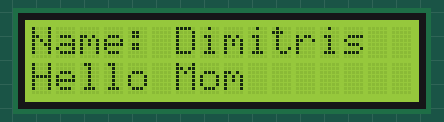
Simulated run of this sketch. Board: ATtiny85, built with avr-gcc and run on an emulated ATtiny85. Shown: 16×2 character LCD.

Above: at 0.2 s.
At 0.7 s:
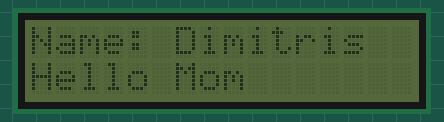

Measured:
- what the display in image 0 shows lasts 0.5 s, from 0.2 s to 0.7 s

The sketch:

attiny85_I2C_Hello.ino
```cpp
#include <Wire.h>                  // I2C Master lib for ATTinys which use USI - comment this out to use with standard arduinos
#include <LiquidCrystal_I2C.h>          // for LCD w/ GPIO MODIFIED for the ATtiny85

#define GPIO_ADDR     0x27
LiquidCrystal_I2C lcd(GPIO_ADDR, 16, 2); // set address & 16 chars / 2 lines


void setup() {
  lcd.init();                           // initialize the lcd
  lcd.backlight();                      // Print a message to the LCD.
  lcd.clear();
  lcd.home();
  lcd.print("Name: Dimitris");
  delay(100);
}

void loop(){
  lcd.setCursor(0,1);
  lcd.print("Hello Mom");
  delay(500);
  lcd.noBacklight();
  delay(500);
  lcd.backlight();
}
```
